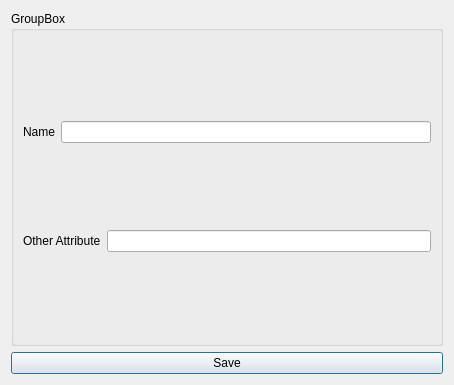
<?xml version="1.0" encoding="UTF-8"?>
<ui version="4.0">
 <class>VisualEditor</class>
 <widget class="QDialog" name="VisualEditor">
  <property name="geometry">
   <rect>
    <x>0</x>
    <y>0</y>
    <width>454</width>
    <height>385</height>
   </rect>
  </property>
  <property name="windowTitle">
   <string>Dialog</string>
  </property>
  <layout class="QVBoxLayout" name="verticalLayout">
   <item>
    <widget class="QGroupBox" name="editorBox">
     <property name="title">
      <string>GroupBox</string>
     </property>
     <layout class="QVBoxLayout" name="verticalLayout_2">
      <item>
       <layout class="QHBoxLayout" name="horizontalLayout">
        <item>
         <widget class="QLabel" name="MolName">
          <property name="text">
           <string>Name</string>
          </property>
         </widget>
        </item>
        <item>
         <widget class="QLineEdit" name="MolNameEdit"/>
        </item>
       </layout>
      </item>
      <item>
       <layout class="QHBoxLayout" name="horizontalLayout_2">
        <item>
         <widget class="QLabel" name="label">
          <property name="text">
           <string>Other Attribute</string>
          </property>
         </widget>
        </item>
        <item>
         <widget class="QLineEdit" name="lineEdit"/>
        </item>
       </layout>
      </item>
     </layout>
    </widget>
   </item>
   <item>
    <widget class="QPushButton" name="MolSaveButton">
     <property name="text">
      <string>Save</string>
     </property>
    </widget>
   </item>
  </layout>
 </widget>
 <resources/>
 <connections/>
</ui>
